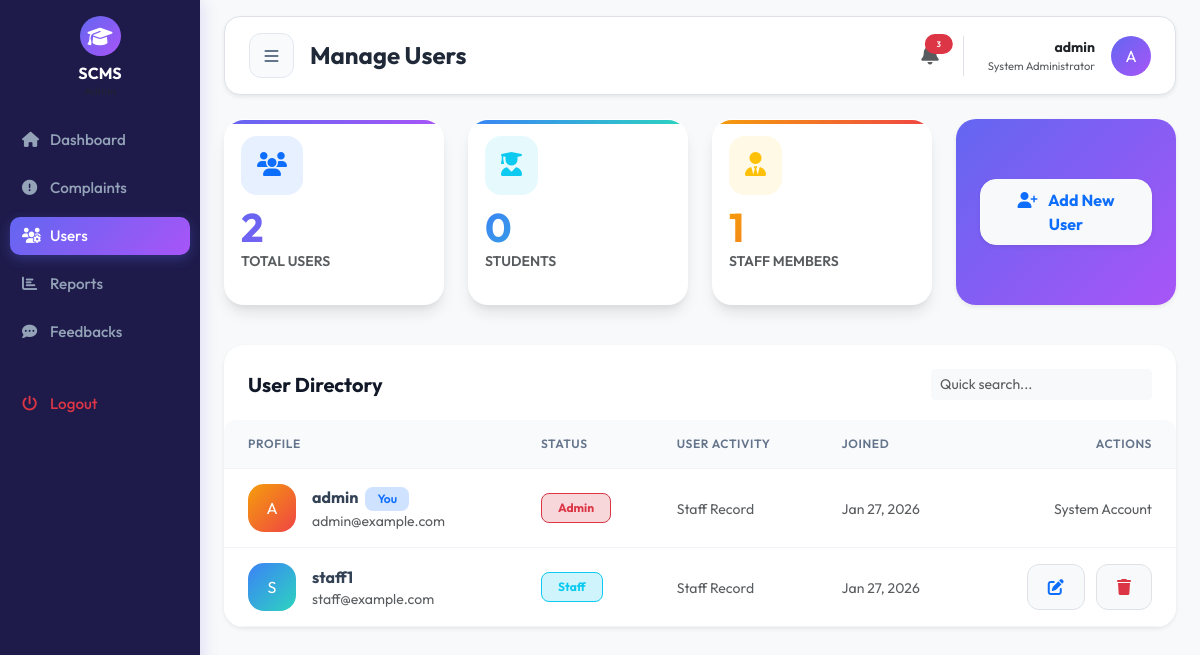
/admin/manage_users.php (signed in), run on the app's committed database.
### tables this page shows
CREATE TABLE IF NOT EXISTS `users` (
  `id` int(11) NOT NULL AUTO_INCREMENT,
  `username` varchar(50) NOT NULL,
  `email` varchar(100) NOT NULL,
  `password` varchar(255) NOT NULL,
  `role` enum('student','admin','staff') DEFAULT 'student',
  `created_at` timestamp NOT NULL DEFAULT current_timestamp(),
  PRIMARY KEY (`id`),
  UNIQUE KEY `email` (`email`)
);

### includes/functions.php (called while the page is built, shortened)
<?php
function formatDate($date) {
    return date('M d, Y', strtotime($date));
}
?>

### admin/manage_users.php (the view, shortened to what this page needs)
<?php
$page_title = 'Manage Users';
require_once 'includes/header.php';
$stmt = $pdo->prepare("
    SELECT u.*,
           COUNT(c.id) as complaint_count,
           COUNT(CASE WHEN c.status = 'resolved' THEN 1 END) as resolved_count
    FROM users u
    LEFT JOIN complaints c ON u.id = c.student_id
    GROUP BY u.id
    ORDER BY u.created_at DESC
");
$stmt->execute();
$users = $stmt->fetchAll();
$stmt = $pdo->query("SELECT role, COUNT(*) as count FROM users GROUP BY role");
$user_counts = [];
while ($row = $stmt->fetch()) {
    $user_counts[$row['role']] = $row['count'];
}
require_once 'includes/sidebar.php';
require_once 'includes/navbar.php';
?>
<div class="row mb-4">
    <div class="col-lg-3 col-md-6 mb-3">
        <div class="card stats-card h-100">
            <div class="card-body">
                <div class="d-flex justify-content-between align-items-center mb-2">
                    <div class="p-3 rounded-4 bg-primary bg-opacity-10 text-primary">
                        <i class="fas fa-users fs-4"></i>
                    </div>
                </div>
                <h3 class="fw-bold mb-0"><?php echo array_sum($user_counts); ?></h3>
                <p class="text-muted small uppercase fw-semibold">Total Users</p>
            </div>
        </div>
    </div>
    <div class="col-lg-3 col-md-6 mb-3">
        <div class="card stats-card h-100" style="--primary-gradient: var(--secondary-gradient);">
            <div class="card-body">
                <div class="d-flex justify-content-between align-items-center mb-2">
                    <div class="p-3 rounded-4 bg-info bg-opacity-10 text-info">
                        <i class="fas fa-user-graduate fs-4"></i>
                    </div>
                </div>
                <h3 class="fw-bold mb-0" style="background: var(--secondary-gradient); -webkit-background-clip: text; background-clip: text;"><?php echo $user_counts['student'] ?? 0; ?></h3>
                <p class="text-muted small uppercase fw-semibold">Students</p>
            </div>
        </div>
    </div>
    <div class="col-lg-3 col-md-6 mb-3">
        <div class="card stats-card h-100" style="--primary-gradient: var(--accent-gradient);">
            <div class="card-body">
                <div class="d-flex justify-content-between align-items-center mb-2">
                    <div class="p-3 rounded-4 bg-warning bg-opacity-10 text-warning">
                        <i class="fas fa-user-tie fs-4"></i>
                    </div>
                </div>
                <h3 class="fw-bold mb-0" style="background: var(--accent-gradient); -webkit-background-clip: text; background-clip: text;"><?php echo $user_counts['staff'] ?? 0; ?></h3>
                <p class="text-muted small uppercase fw-semibold">Staff Members</p>
            </div>
        </div>
    </div>
    <div class="col-lg-3 col-md-6 mb-3">
        <div class="card h-100 border-0 shadow-sm overflow-hidden" style="background: var(--primary-gradient);">
            <div class="card-body d-flex flex-column justify-content-center align-items-center text-white p-4">
                <button class="btn btn-light text-primary fw-bold w-100 py-2 rounded-4 shadow-sm" data-bs-toggle="modal" data-bs-target="#addUserModal">
                    <i class="fas fa-user-plus me-2"></i> Add New User
                </button>
            </div>
        </div>
    </div>
</div>
<div class="card border-0 shadow-sm">
    <div class="card-header bg-transparent border-0 pt-4 px-4 d-flex justify-content-between align-items-center">
        <h5 class="mb-0 fw-bold">User Directory</h5>
        <div class="input-group w-auto">
            <input type="text" id="userFilter" class="form-control form-control-sm border-light bg-light" placeholder="Quick search...">
        </div>
    </div>
    <div class="card-body p-0">
        <div class="table-responsive">
            <table class="table table-hover align-middle mb-0" id="userTable">
                <thead>
                    <tr>
                        <th class="ps-4">Profile</th>
                        <th>Status</th>
                        <th>User Activity</th>
                        <th>Joined</th>
                        <th class="text-end pe-4">Actions</th>
                    </tr>
                </thead>
                <tbody>
                    <?php foreach ($users as $user): ?>
                        <tr>
                            <td class="ps-4">
                                <div class="d-flex align-items-center">
                                    <div class="rounded-4 d-flex align-items-center justify-content-center text-white me-3"
                                         style="width: 48px; height: 48px; background: <?php echo $user['role'] == 'admin' ? 'var(--accent-gradient)' : ($user['role'] == 'staff' ? 'var(--secondary-gradient)' : 'var(--primary-gradient)'); ?>">
                                        <?php echo strtoupper(substr($user['username'], 0, 1)); ?>
                                    </div>
                                    <div>
                                        <div class="fw-bold fs-6">
                                            <?php echo htmlspecialchars($user['username']); ?>
                                            <?php if ($user['id'] == $_SESSION['user_id']): ?>
                                                <small class="badge bg-primary-subtle text-primary border-primary border-opacity-25 ms-1">You</small>
                                            <?php endif; ?>
                                        </div>
                                        <div class="text-muted small"><?php echo htmlspecialchars($user['email']); ?></div>
                                    </div>
                                </div>
                            </td>
                            <td>
                                <span class="badge border fw-bold <?php
                                    echo $user['role'] == 'admin' ? 'bg-danger-subtle text-danger border-danger' :
                                        ($user['role'] == 'staff' ? 'bg-info-subtle text-info border-info' : 'bg-success-subtle text-success border-success');
                                ?> py-2 px-3">
                                    <?php echo ucfirst($user['role']); ?>
                                </span>
                            </td>
                            <td>
                                <?php if ($user['role'] == 'student'): ?>
                                    <div class="small">
                                        <span class="text-muted">Complaints:</span> <strong class="text-dark"><?php echo $user['complaint_count']; ?></strong>
                                        <span class="mx-2 text-divider">|</span>
                                        <span class="text-muted">Resolved:</span> <strong class="text-success"><?php echo $user['resolved_count']; ?></strong>
                                    </div>
                                <?php else: ?>
                                    <span class="text-muted italic small">Staff Record</span>
                                <?php endif; ?>
                            </td>
                            <td><span class="text-muted small"><?php echo formatDate($user['created_at']); ?></span></td>
                            <td class="text-end pe-4">
                                <?php if ($user['id'] != $_SESSION['user_id']): ?>
                                    <button class="btn btn-icon btn-light border text-primary me-2" onclick="editUser(<?php echo $user['id']; ?>, '<?php echo $user['role']; ?>')">
                                        <i class="fas fa-edit"></i>
                                    </button>
                                    <button class="btn btn-icon btn-light border text-danger" onclick="deleteUser(<?php echo $user['id']; ?>, '<?php echo htmlspecialchars($user['username']); ?>')">
                                        <i class="fas fa-trash"></i>
                                    </button>
                                <?php else: ?>
                                    <span class="text-muted small italic">System Account</span>
                                <?php endif; ?>
                            </td>
                        </tr>
                    <?php endforeach; ?>
                </tbody>
            </table>
        </div>
    </div>
</div>
<?php
require_once 'includes/footer.php';
?>

### admin/includes/header.php (shortened to what this page needs)
<?php
require_once '../includes/functions.php';
?>
<!DOCTYPE html>
<html lang="en">
<head>
    <link href="https://cdn.jsdelivr.net/npm/bootstrap@5.3.0/dist/css/bootstrap.min.css" rel="stylesheet">
    <link rel="stylesheet" href="https://cdnjs.cloudflare.com/ajax/libs/font-awesome/6.5.1/css/all.min.css" />
    <link rel="stylesheet" href="../assets/css/style.css">
</head>
<body>
<div class="container-fluid p-0" id="wrapper">
    <div class="d-flex">

### admin/includes/sidebar.php
<?php $current_page = basename($_SERVER['PHP_SELF']); ?>
<nav class="sidebar">
    <div class="position-sticky pt-3">
        <div class="text-center mb-2">
            <div class="d-inline-block p-2 rounded-circle mb-2" style="background: var(--primary-gradient);">
                <i class="fas fa-graduation-cap fa-lg text-white"></i>
            </div>
            <h6 class="text-white mb-0 fw-bold">SCMS</h6>
            <p class="text-muted" style="font-size: 0.7rem;">Admin</p>
        </div>
        <ul class="nav flex-column">
            <li class="nav-item">
                <a class="nav-link <?php echo $current_page == 'dashboard.php' ? 'active' : ''; ?>" href="dashboard.php">
                    <i class="fas fa-home"></i> <span>Dashboard</span>
                </a>
            </li>
            <li class="nav-item">
                <a class="nav-link <?php echo $current_page == 'complaints.php' ? 'active' : ''; ?>" href="complaints.php">
                    <i class="fas fa-exclamation-circle"></i> <span>Complaints</span>
                </a>
            </li>
            <li class="nav-item">
                <a class="nav-link <?php echo $current_page == 'manage_users.php' ? 'active' : ''; ?>" href="manage_users.php">
                    <i class="fas fa-users-cog"></i> <span>Users</span>
                </a>
            </li>
            <li class="nav-item">
                <a class="nav-link <?php echo $current_page == 'reports.php' ? 'active' : ''; ?>" href="reports.php">
                    <i class="fas fa-chart-bar"></i> <span>Reports</span>
                </a>
            </li>
            <li class="nav-item">
                <a class="nav-link <?php echo $current_page == 'feedbacks.php' ? 'active' : ''; ?>" href="feedbacks.php">
                    <i class="fas fa-comment-dots"></i> <span>Feedbacks</span>
                </a>
            </li>
            <li class="nav-item mt-4">
                <a class="nav-link text-danger" href="../logout.php">
                    <i class="fas fa-power-off"></i> <span>Logout</span>
                </a>
            </li>
        </ul>
    </div>
</nav>

### admin/includes/navbar.php
<?php
$page_title_display = $page_title ?? 'Dashboard Overview';
?>
<main class="col-md-9 ms-sm-auto col-lg-10 px-md-4 main-content">
    <nav class="navbar navbar-expand-lg navbar-light bg-white py-3 px-4 rounded-4 mt-3 mb-4 shadow-sm border">
        <div class="container-fluid p-0">
            <div class="d-flex align-items-center">
                <button id="sidebarToggle" class="me-3">
                    <i class="fas fa-bars"></i>
                </button>
                <h4 class="mb-0 fw-bold"><?php echo $page_title_display; ?></h4>
            </div>
            <div class="d-flex align-items-center">
                <div class="me-4 position-relative">
                    <i class="fas fa-bell text-muted fs-5"></i>
                    <span class="position-absolute top-0 start-100 translate-middle badge rounded-pill bg-danger" style="font-size: 0.5rem;">
                        3
                    </span>
                </div>
                <div class="d-flex align-items-center border-start ps-4">
                    <div class="text-end me-3 d-none d-md-block">
                        <p class="mb-0 fw-bold small text-dark"><?php echo htmlspecialchars($_SESSION['username']); ?></p>
                        <p class="mb-0 text-muted extra-small" style="font-size: 0.7rem;">System Administrator</p>
                    </div>
                    <div class="rounded-circle d-flex align-items-center justify-content-center text-white" style="width: 40px; height: 40px; background: var(--primary-gradient);">
                        <?php echo strtoupper(substr($_SESSION['username'], 0, 1)); ?>
                    </div>
                </div>
            </div>
        </div>
    </nav>

### admin/includes/footer.php (shortened to what this page needs)
        </main>
    </div>
</div>
</body>
</html>

### assets/css/style.css (style rules this page uses)
:root { --primary-gradient: linear-gradient(135deg, #6366f1 0%, #a855f7 100%); --secondary-gradient: linear-gradient(135deg, #3b82f6 0%, #2dd4bf 100%); --accent-gradient: linear-gradient(135deg, #f59e0b 0%, #ef4444 100%); --card-shadow: 0 10px 15px -3px rgba(0, 0, 0, 0.1), 0 4px 6px -2px rgba(0, 0, 0, 0.05); --sidebar-bg: #1e1b4b; --sidebar-hover: rgba(255, 255, 255, 0.1); --glass-bg: rgba(255, 255, 255, 0.8); --glass-border: rgba(255, 255, 255, 0.2); }
body { font-family: 'Outfit', sans-serif; background-color: #f3f4f6; color: #1f2937; }
.sidebar { position: fixed; top: 0; left: 0; z-index: 1000; width: 200px; height: 100vh; background: var(--sidebar-bg); box-shadow: 4px 0 15px rgba(52, 6, 215, 0.1); transition: all 0.4s cubic-bezier(0.4, 0, 0.2, 1); overflow: hidden; }
.main-content { margin-left: 240px; transition: all 0.4s cubic-bezier(0.4, 0, 0.2, 1); background-color: #f3f4f6; min-height: 100vh; padding-bottom: 50px; }
.sidebar .nav-link { color: #94a3b8; padding: 8px 12px; margin: 5px 10px; border-radius: 10px; font-weight: 500; font-size: 0.95rem; transition: all 0.3s cubic-bezier(0.4, 0, 0.2, 1); display: flex; align-items: center; white-space: nowrap; height: 38px; }
.sidebar .nav-link.active { color: white; background: var(--primary-gradient); box-shadow: 0 4px 12px rgba(99, 102, 241, 0.3); }
.sidebar .nav-link i { font-size: 0.95rem; margin-right: 8px; width: 20px; }
.card { border: 1px solid var(--glass-border); border-radius: 20px; background: white; box-shadow: var(--card-shadow); transition: all 0.4s cubic-bezier(0.4, 0, 0.2, 1); overflow: hidden; }
.card-header { background: white; border-bottom: 1px solid #f3f4f6; padding: 20px 25px; font-weight: 600; color: #111827; }
.btn { border-radius: 12px; padding: 10px 20px; font-weight: 500; transition: all 0.3s ease; }
.stats-card { background: white; position: relative; }
.stats-card::before { content: ''; position: absolute; top: 0; left: 0; width: 100%; height: 4px; background: var(--primary-gradient); }
.stats-card h3 { font-size: 2.5rem; font-weight: 700; margin-bottom: 5px; background: var(--primary-gradient); -webkit-background-clip: text; background-clip: text; -webkit-text-fill-color: transparent; }
.badge { padding: 6px 12px; border-radius: 8px; font-weight: 600; }
.table { border-radius: 12px; overflow: hidden; background: white; }
.table thead th { background: #f8fafc; color: #64748b; font-weight: 600; text-transform: uppercase; font-size: 0.75rem; letter-spacing: 0.05em; padding: 15px 20px; border-bottom: 1px solid #f1f5f9; }
.table tbody td { padding: 15px 20px; vertical-align: middle; color: #334155; border-bottom: 1px solid #f1f5f9; }
.extra-small { font-size: 0.75rem; }
.uppercase { text-transform: uppercase; }
.fw-semibold { font-weight: 600; }
.main-content { background-color: #f8f9fa; min-height: 100vh; }
#sidebarToggle { width: 45px; height: 45px; display: flex; align-items: center; justify-content: center; border-radius: 12px; background: #f8fafc; border: 1px solid #e2e8f0; color: #64748b; cursor: pointer; transition: all 0.3s ease; margin-right: 20px; }

### data on the page
users: username "A", username "admin", shows "You", email "admin@example.com", role "Admin", shows "Staff Record", created_at "Jan 27, 2026", shows "System Account"
users: username "S", username "staff1", email "staff@example.com", role "Staff", shows "Staff Record", created_at "Jan 27, 2026"

### other printed values
$page_title_display "Manage Users"
$_SESSION['username'] "admin"
substr($_SESSION['username'], 0, 1) "A"
array_sum($user_counts) "2"
$user_counts['student'] "0"
$user_counts['staff'] "1"
